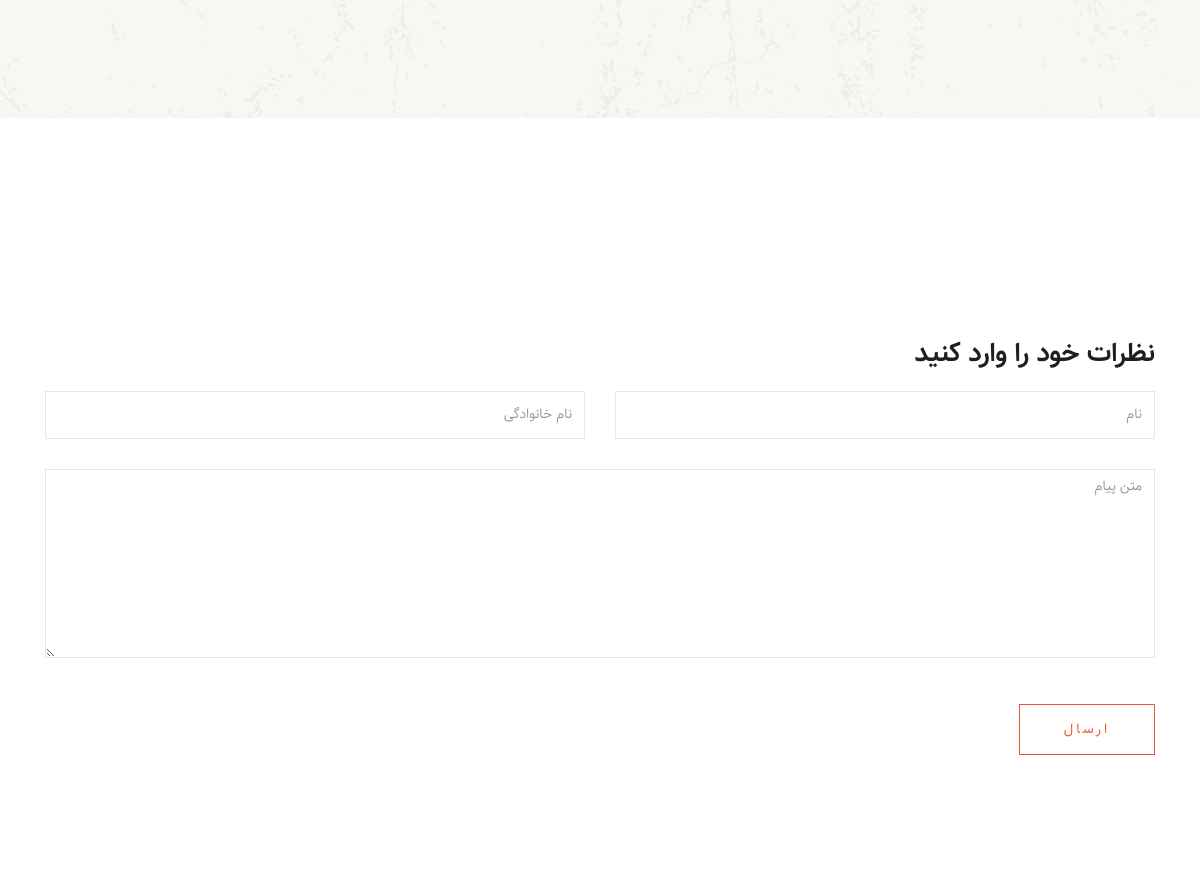
/ (lower part), run on an earlier commit of the app's database.
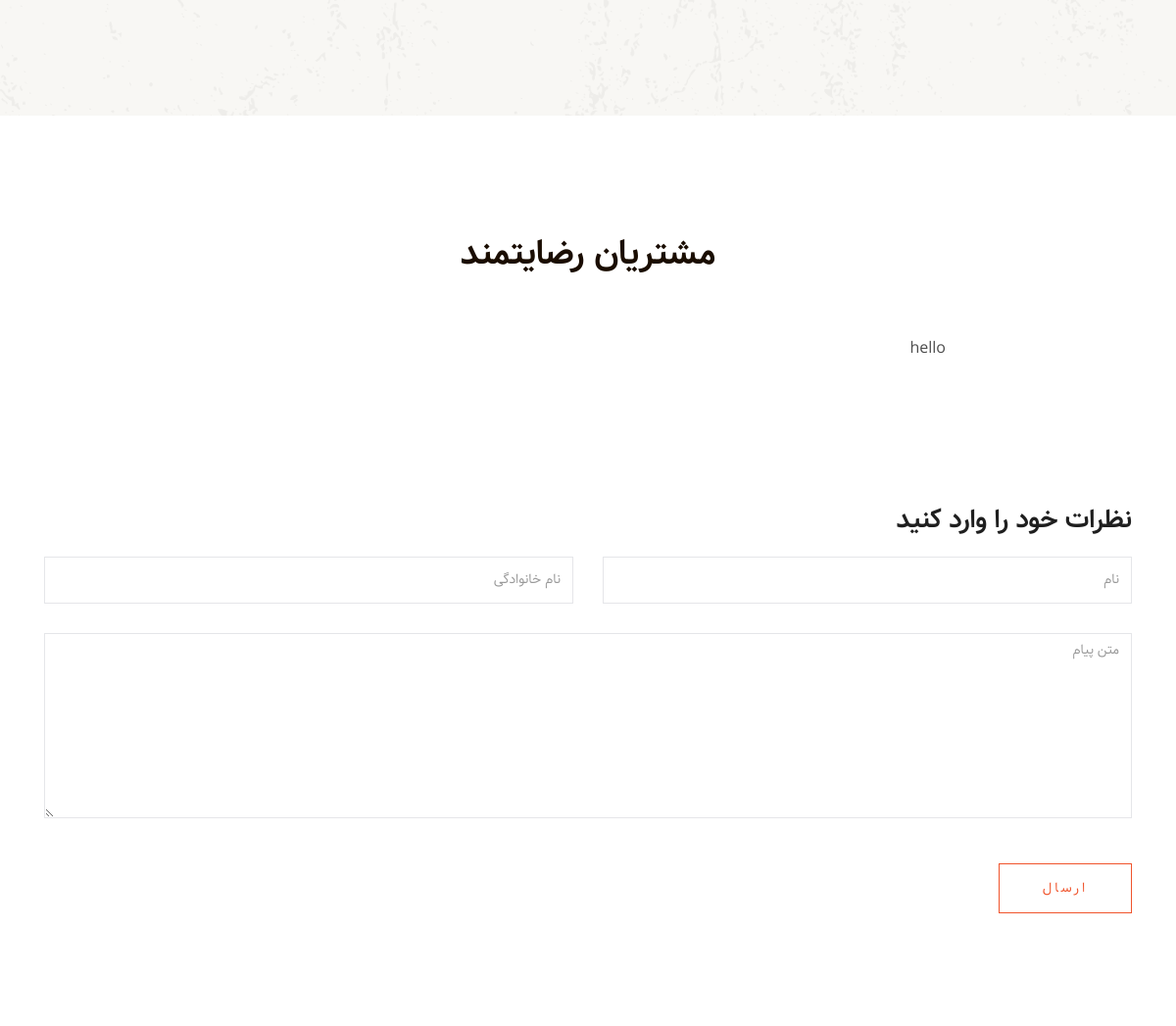
And on a later commit of the database.
### home_module/models.py (models this page shows, shortened)
class Comment(models.Model):
    first_name=models.CharField(null=True,max_length=100,verbose_name='نام')
    last_name=models.CharField(null=True,max_length=100,verbose_name='نام خانوادگی')
    text=models.TextField(max_length=500,verbose_name="متن پیام")
    created_at=models.DateTimeField(auto_now_add=True,editable=False,verbose_name='تاریخ ایجاد')
    class Meta:
        verbose_name='نظر'
        verbose_name_plural='نظرات'
    def get_full_name(self):
        return f"{self.first_name or ''} {self.last_name or ''}".strip()

### home_module/views.py (the view, shortened to what this page needs)
# urls.py: path('',views.HomeView.as_view(),name='index_page'),
class HomeView(View):
    def get(self,request):
        product=Burger.objects.filter(is_active=True)[0:4]
        popular_product=Burger.objects.filter(is_active=True,is_popular=True)[0:2]
        site_setting=SiteSetting.objects.filter(is_main_setting=True).first()
        sliders=Slider.objects.filter(is_active=True)
        comment_form=CommentForm()
        comments=Comment.objects.filter().order_by('-created_at')
        context={
            'burgers':product,
            'popular_burgers':popular_product,
            'site_setting':site_setting,
            'sliders':sliders,
            'comment_form':comment_form,
            'comments':comments
        }
        return render(request,'home_module/index.html',context)

### home_module/forms.py
class CommentForm(forms.ModelForm):
    class Meta:
         model=Comment
         fields=['first_name','last_name','text']
         widgets = {
            'first_name': forms.TextInput(attrs={
                'class': 'form-control valid',
                'placeholder': 'نام'
            }),
            'last_name': forms.TextInput(attrs={
                'class': 'form-control valid',
                'placeholder': 'نام خانوادگی'
            }),
            'text': forms.Textarea(attrs={
                'class': 'form-control w-100',
                'placeholder': 'متن پیام',
                'rows': 9,
                'cols':30
            })
         }

### polls/templatetags/poll_extras.py (called while the page is built)
@register.filter(name='three_digits_currency')
def three_digits_currency(value:int):
    return '{:,}'.format(value)+' ریال'

### home_module/templates/home_module/index.html (shortened to what this page needs)
{% extends 'shared/layout.html' %}
{% load thumbnail %}
{% load poll_extras %}
{% load static %}
{% block content %}
<div class="about_area">
</div>
<div class="testimonial_area">
    <div class="container comments_box">
        {% if comments %}
        <div class="row">
            <div class="col-xl-12">
                <div class="section_title mb-60 text-center">
                    <h3>مشتریان رضایتمند</h3>
                </div>
            </div>
        </div>
        <div class="row">
            <div class="col-xl-12">
                <div class="testmonial_active owl-carousel">
                    {% for comment in comments %}
                    <div class="single_carousel">
                        <div class="row justify-content-center">
                            <div class="col-lg-8">
                                <div class="single_testmonial text-center">
                                    <p>{{ comment.text }}</p>
                                </div>
                            </div>
                        </div>
                    </div>
                    {% endfor %}
                </div>
            </div>
        </div>
        {% endif %}
    </div>
    <div class="container comment_form_box">
        <div class="row">
            <div class="col-12">
                <h2 class="contact-title">
                    نظرات خود را وارد کنید
                </h2>
            </div>
            <div class="col-12">
                <form class="form-contact contact_form" method="post">
                    <div class="row">
                        <div class="col-sm-6">
                            <div class="form-group">
                                {{ comment_form.first_name }}
                            </div>
                        </div>
                        <div class="col-sm-6">
                            <div class="form-group">
                                {{ comment_form.last_name }}
                            </div>
                        </div>
                        <div class="col-12">
                            <div class="form-group">
                                {{ comment_form.text }}
                            </div>
                        </div>
                        <div class="col-12">
                            <div class="form-group mt-3">
                                <button type="submit" class="button button-contactForm boxed-btn">
                                    ارسال
                                </button>
                            </div>
                        </div>
                    </div>
                </form>
            </div>
        </div>
    </div>
</div>
{% endblock %}

What changed in the data, as far as the page shows it:
added Comment: text "hello"
Also different on the page:
text now shown: "مشتریان رضایتمند"
